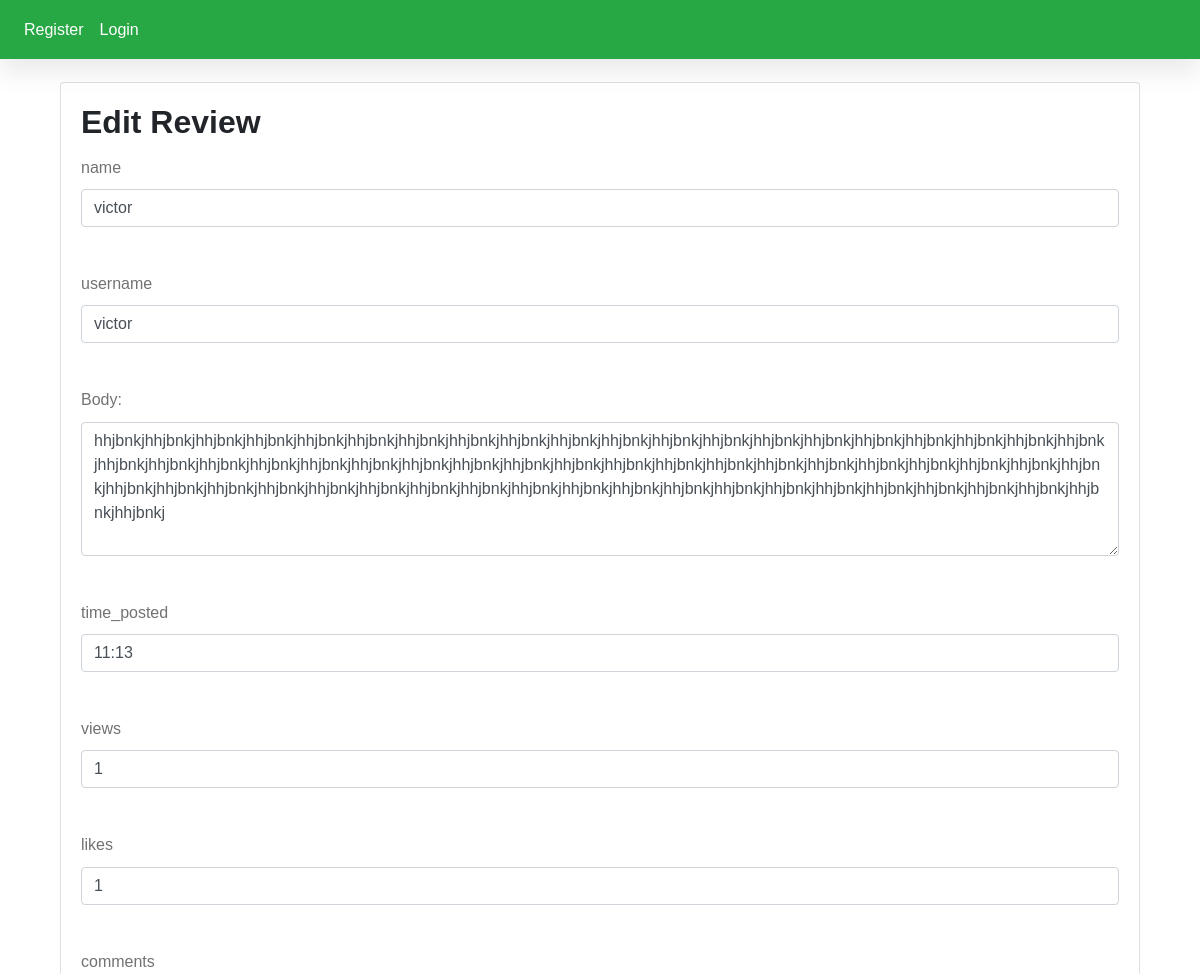
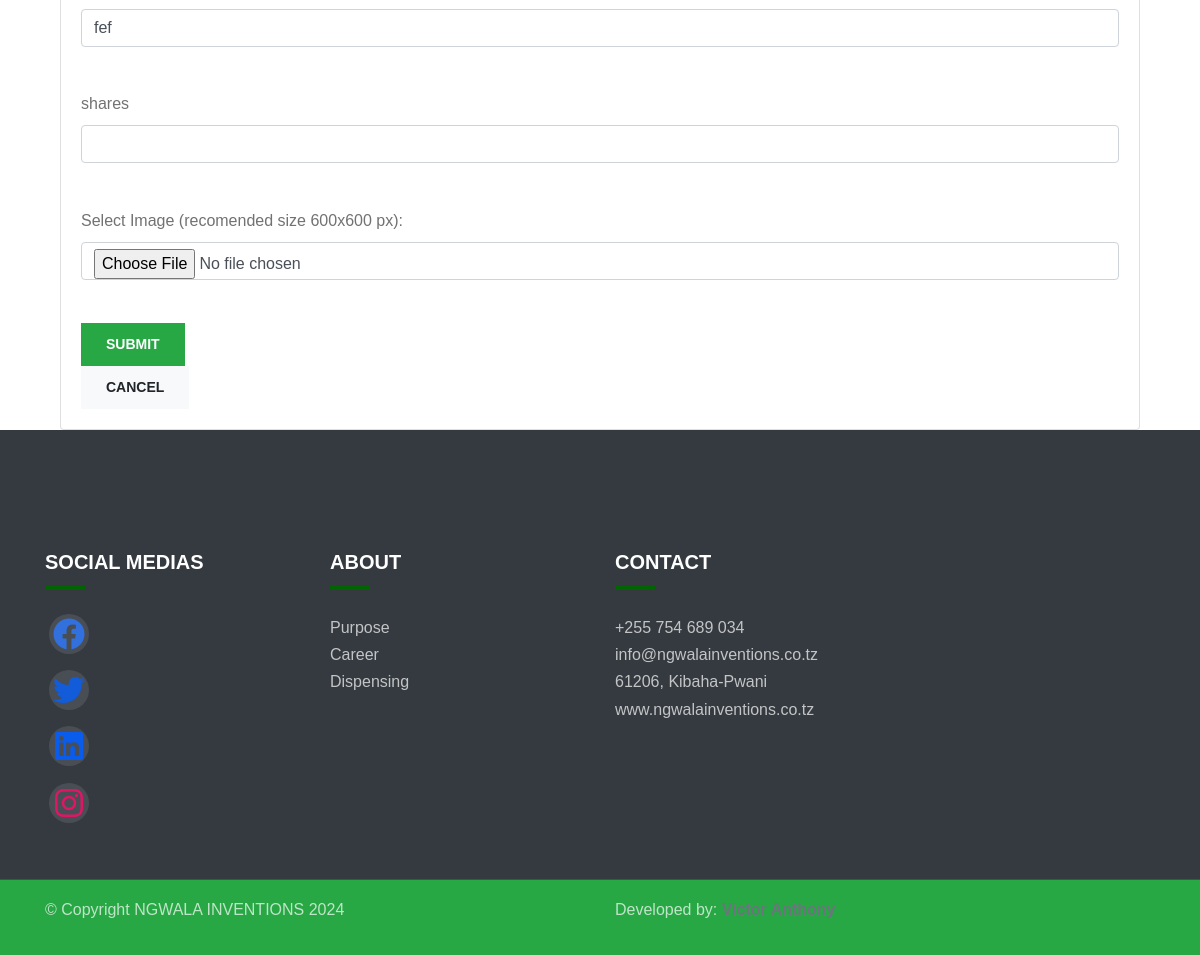
Page /reviewedit/1/ on the committed database (2 pictures, top to bottom).
### db/models.py (models this page shows, shortened)
class Review(models.Model):
    name = models.CharField(max_length=50)
    username = models.CharField(max_length=50)
    image = models.ImageField(upload_to ='media/',blank=True,null=True)
    body = models.CharField(max_length=500)
    time_posted = models.CharField(max_length=50)
    views = models.CharField(max_length=5,blank=True,null=True)
    likes = models.CharField(max_length=5,blank=True,null=True)
    comments = models.CharField(max_length=5,blank=True,null=True)
    share = models.CharField(max_length=5,blank=True,null=True)
    link = models.CharField(max_length=500,blank=True,null=True)

### db/views.py (the view)
# urls.py: path('reviewedit/<str:pk>/', views.reviewedit,name='reviewedit'),
def reviewedit(request,pk):
    s = Review.objects.get(pk=pk)
    form = ReviewForm(instance=s)
    if request.method=='POST':
        form = ReviewForm(request.POST,request.FILES,instance=s)
        if form.is_valid():
            form.save()
            return redirect('index')
    context = {
            'form':form,
            's':s
         }
    return render(request,'reviewedit.html',context)

### db/forms.py
class ReviewForm(forms.ModelForm):
    class Meta:
        model = Review
        fields = ['name','username','image','body','time_posted',
                  'views','likes','comments','share','link']

### db/context_processors.py (called while the page is built)
def user_profile(request):
    if request.user.is_authenticated:
        try:
            user_profile = UserProfile.objects.get(user=request.user)
        except UserProfile.DoesNotExist:
            user_profile = None
    else:
        user_profile = None
    return {'user_profile': user_profile}

### db/templates/reviewedit.html (shortened to what this page needs)
{% extends 'base.html' %}
{% load static %}
{% block content %}
    <div class="container">
        <br>
      <div class="col-12 grid-margin stretch-card">
          <div class="card">
              <div class="card-body">
                  <h2 class="card-title">Edit Review</h2>
                  <form class="forms-sample" method='POST' enctype="multipart/form-data">
                    <div class="form-group">
                      <label for="name">name</label>
                      <input type="text" class="form-control" name="name" value="{{s.name}}">
                    </div>
                    <br>
                    <div class="form-group">
                        <label for="name">username</label>
                        <input type="text" class="form-control" name="username" value="{{s.username}}">
                      </div>
                      <br>
                      <div class="form-group">
                        <label for="gender">Body:</label>
                        <textarea class="form-control" name="body" rows="5">{{s.body}}</textarea>
                      </div>
                    <br>
                      <div class="form-group">
                        <label for="name">time_posted</label>
                        <input type="text" class="form-control" name="time_posted" value="{{s.time_posted}}">
                      </div>
                      <br>
                      <div class="form-group">
                        <label for="name">views</label>
                        <input type="text" class="form-control" name="views" value="{{s.views}}">
                      </div>
                      <br>
                      <div class="form-group">
                        <label for="name">likes</label>
                        <input type="text" class="form-control" name="likes" value="{{s.likes}}">
                      </div>
                      <br>
                      <div class="form-group">
                        <label for="name">comments</label>
                        <input type="text" class="form-control" name="comments" value="{{s.comments}}">
                      </div>
                      <br>
                      <div class="form-group">
                        <label for="name">shares</label>
                        <input type="text" class="form-control" name="shares" value="{{s.shares}}">
                      </div>
                      <br>
                    <div class="form-group">
                      <label for="image">Select Image (recomended size 600x600 px):</label>
                      <input type="file" class="form-control" name="image" >
                      <br>
                    </div>
                    <button type="submit" class="btn btn-success mr-2">Submit</button>
                  </form>
                  <button class="btn btn-light" onclick="goBack()">Cancel</button>
              </div>
          </div>
      </div>
      </div>
{% endblock %}

### static/css/index.css (style rules this page uses)
:root { --c-dark: #212529; --c-brand: darkgreen; --c-brand-light: #4e8b57; --c-brand-rgb: 46, 139, 87; --c-body: #727272; --font-base: "ClashDisplay", sans-serif; --box-shadow: 0px 15px 25px rgba(0,0,0,0.08); --transition: all 0.5s ease; }
body { font-family: var(--font-base); line-height: 1.7; color: var(--c-body); }
h1, h2, h3,h4, h5, h6, .h1, .h2, .h3, .h4, .h5, .h6 { font-weight: 600; color: var(--c-dark); }
.btn { font-weight: 600; font-size: 14px; text-transform: uppercase; border-radius: 0; padding: 10px 24px; }

### rows in the picture
Review: name "victor", username "victor", body "hhjbnkjhhjbnkjhhjbnkjhhjbnkjhhjbnkjhhjbnkjhhjbnkjhhjbnkjhhjbnkjhhjbnkjhhjbnkjhhjbnkjhhjbnkjhhjbnkjhhjbnkjhhjbnkjhhjbnkjhhjbnkjhhjbnkjhhjbnkjhhjbnkjhhjbnkjhhjbnkjhhjbnkjhhjbnkjhhjbnkjhhjbnkjhhjbnkjhhjbnkjhhjbnkjhhjbnkjhhjbnkjhhjbnkjhhjbnkjhhjbnkjhhjbnkjhhjbnkjhhjbnkjhhjbnkjhhjbnkjhhjbnkjhhjbnkjhhjbnkjhhjbnkjhhjbnkjhhjbnkjhhjbnkjhhjbnkjhhjbnkjhhjbnkjhhjbnkjhhjbnkjhhjbnkjhhjbnkjhhjbnkjhhjbnkjhhjbnkjhhjbnkjhhjbnkjhhjbnkjhhjbnkj", time_posted "11:13", views "1", likes "1", comments "fef"
